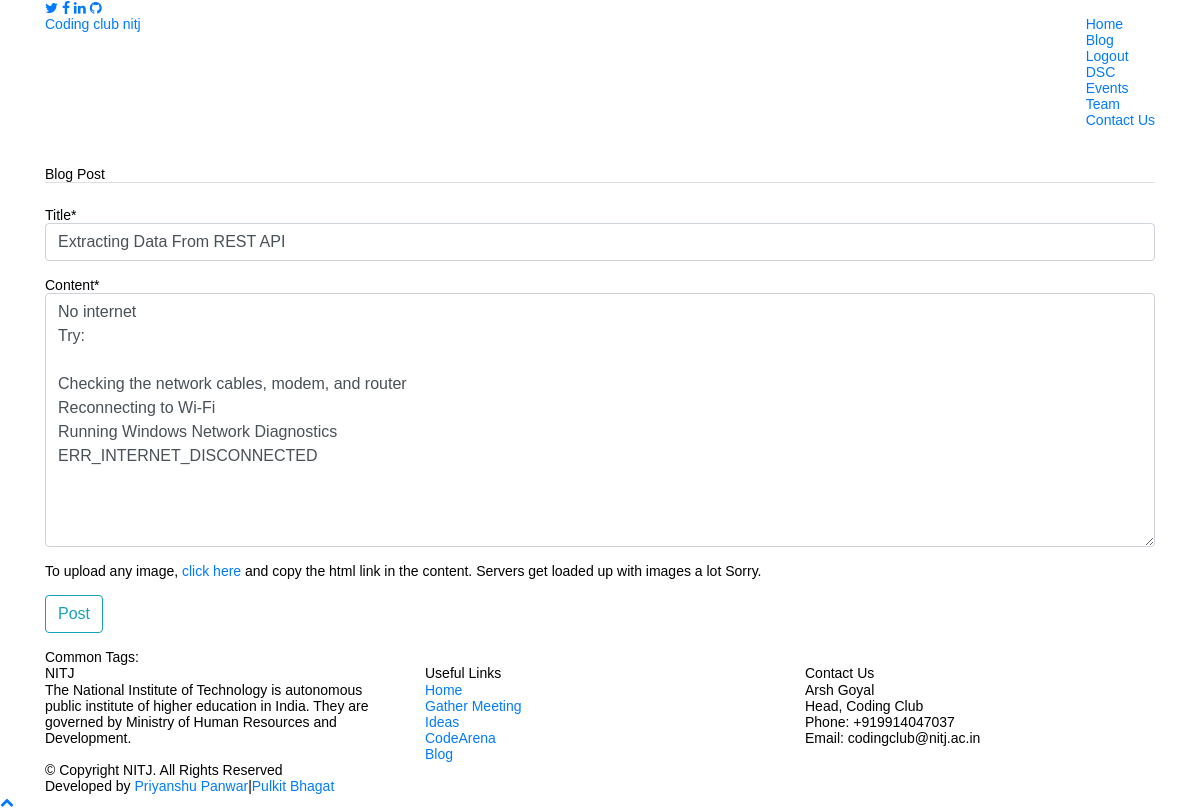
/blog/post/1/update/ (signed in), run on the app's committed database.
### blog/models.py (models this page shows, shortened)
class Post(models.Model):
	title = models.CharField(max_length=100)
	content = models.TextField()
	date_posted = models.DateTimeField(default=timezone.now)
	author = models.ForeignKey(User, on_delete=models.CASCADE)
	tags = TaggableManager()

### blog/views.py (the view, shortened to what this page needs)
# urls.py: path('post/<int:pk>/update/', PostUpdateView.as_view(), name='post-update'),
class PostUpdateView(LoginRequiredMixin, UserPassesTestMixin, UpdateView):
    model = Post
    fields = ['title', 'content']
    success_url = reverse_lazy('blog:home')
    def test_func(self):
        post = self.get_object()
        if self.request.user == post.author:
            return True
        return False

### blog/templates/blog/post_form.html (shortened to what this page needs)
{% extends "blog/base.html" %}
{% load crispy_forms_tags %}
{% block content %}
    <div class="content-section container">
        <div style="padding-top: 150px;">
    <form method="POST">
            <fieldset class="form-group">
                <legend class="border-bottom mb-4">Blog Post</legend>
                {{ form|crispy }}
                <small class="muted">To upload any image, <a href="https://imgbb.com/" target="_blank">click here</a> and copy the html link in the content. Servers get loaded up with images a lot Sorry.</small>
            </fieldset>
            <div class="form-group">
                <button class="btn btn-outline-info" type="submit">Post</button>
            </div>
        </form>
        <p>Common Tags:
            </p>
    </div>
</div>
{% endblock content %}

### blog/static/blog/css/style.css (style rules this page uses)
body { width: 100%; }
body:before, body:after { content: ""; display: table; }
body:after { clear: both; }
html, body, div, span, applet, object, iframe, h1, h2, h3, h4, h5, h6, p, blockquote, pre, a, abbr, acronym, address, big, cite, code, del, dfn, em, img, ins, kbd, q, s, samp, small, strike, strong, sub, sup, tt, var, dl, dt, dd, ol, ul, li, fieldset, form, label, legend, table, caption, tbody, tfoot, thead, tr, th, td { margin: 0; padding: 0; border: 0; outline: 0; font-weight: inherit; font-style: inherit; font-family: inherit; font-size: 100%; vertical-align: baseline; }
body { line-height: 1; color: #000; background: #fff; }
input, button { margin: 0; padding: 0; }
html, body { height: 100%; }
body { background: #fff; font: 14px Arial, Helvetica, sans-serif, "Hiragino Sans GB", "Hiragino Sans GB W3", Microsoft JhengHei; -webkit-text-size-adjust: 100%; text-rendering: optimizelegibility; }

### data on the page
Post: title "Extracting Data From REST API", content "No internet Try: Checking the network cables, modem, and router Reconnecting to Wi-Fi Running Windows Network Diagnostics ERR_INTERNET_DISCONNECTED"
